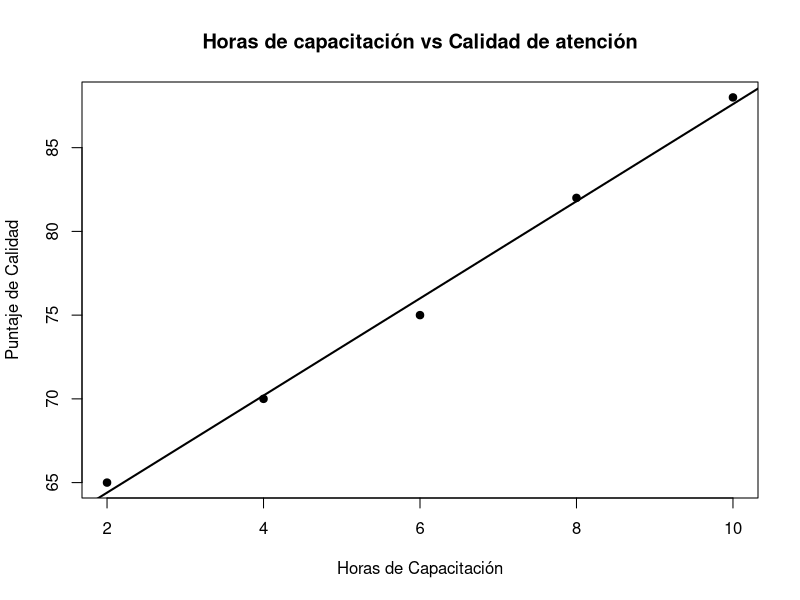
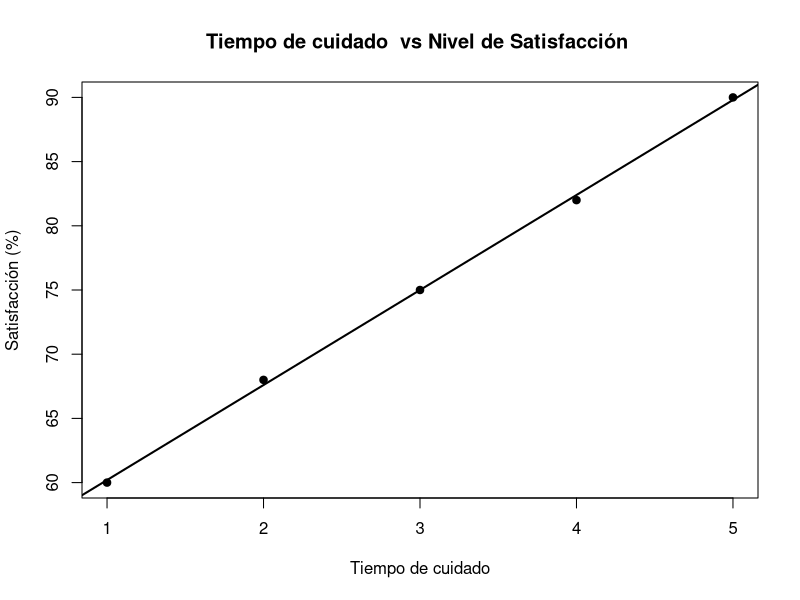
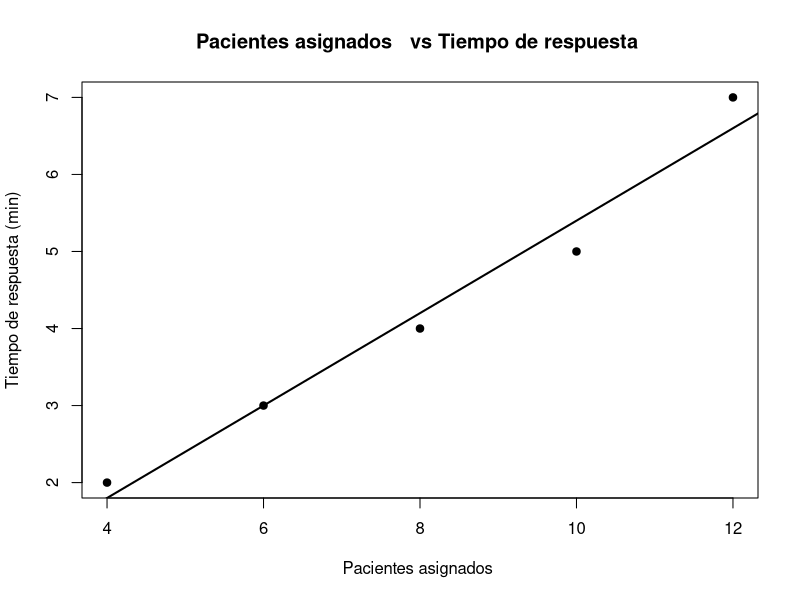
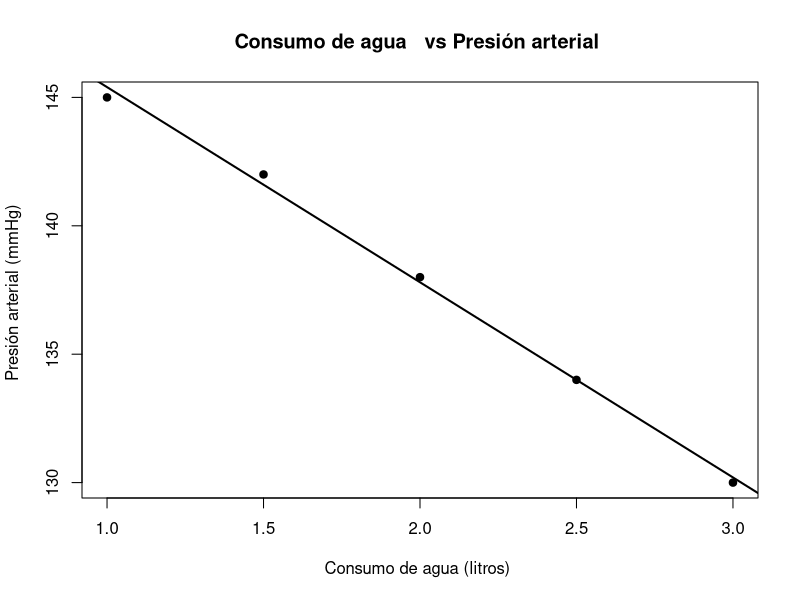
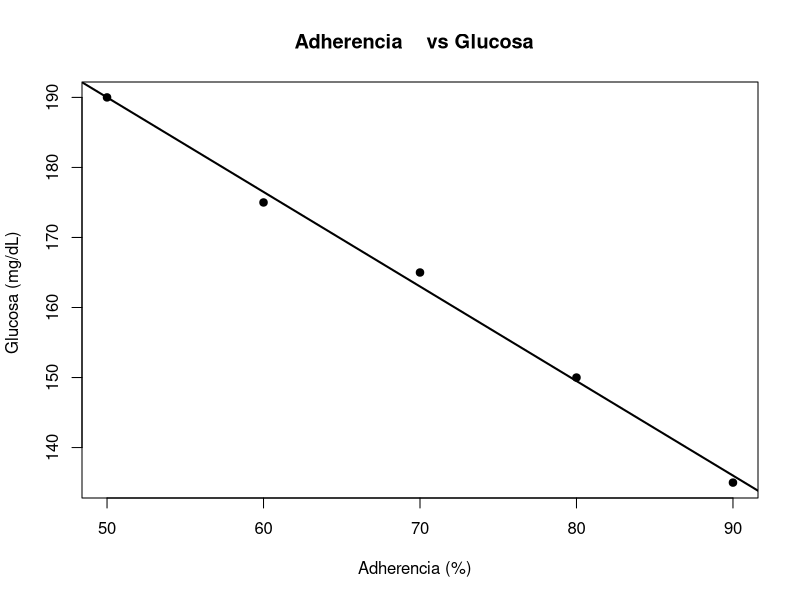

Recreate these plots in R, in order.
## ---- chunk 1
#DATOS
x<-c(2,4,6,8,10)
y<-c(65,70,75,82,88)

#Correlaciòn de pearsson
cor(x,y)

#Obtener coeficiente de relaciòn
#Modelo 
modelo <- lm(y ~ x)
coef(modelo)

#Hay una correlaciòn fuerte positiva entre ambas variables

#Cuando recibe una capacitaciòn de 12 horas de duraciòn
predict(modelo,data.frame(x=12))

#gràfico
plot(x,y,main = "Horas de capacitación vs Calidad de atención",
     xlab="Horas de Capacitación",
     ylab="Puntaje de Calidad",
     pch=19)

abline(modelo,lwd=2)
## ---- chunk 2
#DATOS
x<-c(1,2,3,4,5)
y<-c(60,68,75,82,90)

#Correlaciòn de pearsson
cor(x,y)

#Obtener coeficiente de relaciòn
#Modelo 
modelo <- lm(y ~ x)
coef(modelo)

#Hay una correlaciòn fuerte positiva entre ambas variables

#Cuando el tiempo de cuidado es de 6 horas de duraciòn
predict(modelo,data.frame(x=6))

#gràfico
plot(x,y,main = "Tiempo de cuidado  vs Nivel de Satisfacción ",
     xlab="Tiempo de cuidado",
     ylab="Satisfacción (%)",
     pch=19)

abline(modelo,lwd=2)
## ---- chunk 3
#DATOS
x<-c(4,6,8,10,12)
y<-c(2,3,4,5,7)

#Correlaciòn de pearsson
cor(x,y)

#Obtener coeficiente de relaciòn
#Modelo 
modelo <- lm(y ~ x)
coef(modelo)

#Hay una correlaciòn fuerte positiva entre ambas variables

#Cuanto es el tiempo de respuesta para 14 pacientes
predict(modelo,data.frame(x=14))

#gràfico
plot(x,y,main = "Pacientes asignados   vs Tiempo de respuesta ",
     xlab="Pacientes asignados ",
     ylab="Tiempo de respuesta (min)",
     pch=19)

abline(modelo,lwd=2)
## ---- chunk 4
#DATOS
x<-c(1.0,1.5,2.0,2.5,3.0)
y<-c(145,142,138,134,130)

#Correlaciòn de pearsson
cor(x,y)

#Obtener coeficiente de relaciòn
#Modelo 
modelo <- lm(y ~ x)
coef(modelo)

#Hay una correlaciòn fuerte negativa entre ambas variables

#Cuanto es la presión arterial para una persona que consume 3.5 litros de agua al día.
predict(modelo,data.frame(x=3.5))

#gràfico
plot(x,y,main = "Consumo de agua   vs Presión arterial ",
     xlab="Consumo de agua (litros) ",
     ylab="Presión arterial (mmHg) ",
     pch=19)

abline(modelo,lwd=2)
## ---- chunk 5
#DATOS
x<-c(50,60,70,80,90)
y<-c(190,175,165,150,135)

#Correlaciòn de pearsson
cor(x,y)

#Obtener coeficiente de relaciòn
#Modelo 
modelo <- lm(y ~ x)
coef(modelo)

#Hay una correlaciòn fuerte negativa entre ambas variables

#Cuanto es el nivel de glucosa para una adherencia del 95%.
predict(modelo,data.frame(x=95))

#gràfico
plot(x,y,main = "Adherencia    vs Glucosa  ",
     xlab="Adherencia (%)  ",
     ylab="Glucosa (mg/dL) ",
     pch=19)

abline(modelo,lwd=2)
